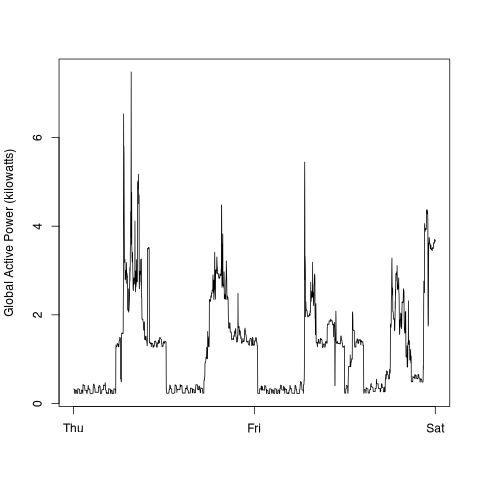

Recreate this plot in R.
png(filename='plot2.png')

options(scipen=999)
plot(all_times, gap, xlab='', ylab='Global Active Power (kilowatts)', type='l', xaxt='n')
axis(side=1, at=c(all_times[1], all_times[1440], all_times[2880]), labels=c('Thu', 'Fri', 'Sat'))

dev.off()
